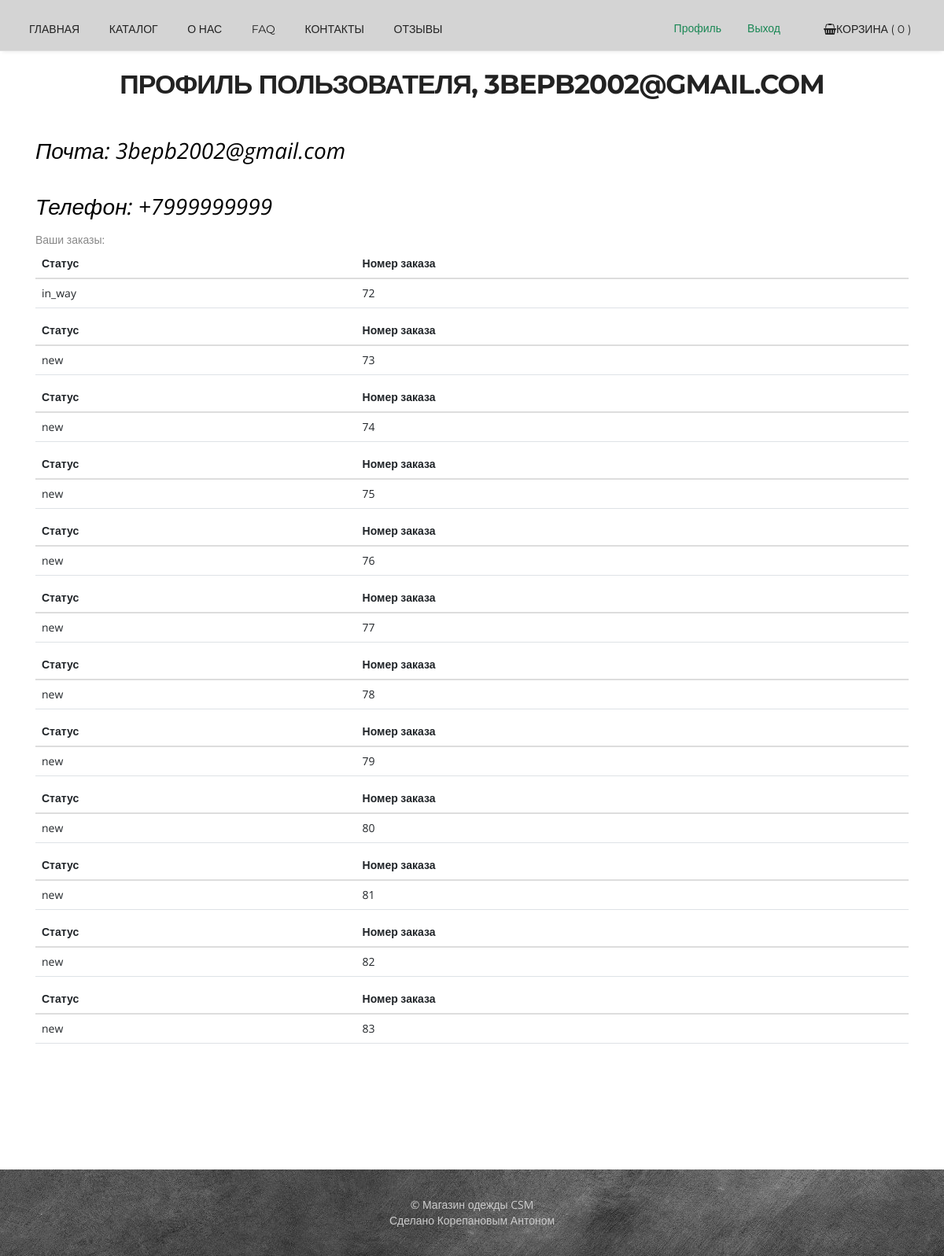
Screenshot of /profile/ (signed in) with the database file from the repository.
### users/models.py (models this page shows)
class CustomUser(AbstractBaseUser, PermissionsMixin):
    email = models.EmailField(unique=True)
    is_staff = models.BooleanField(default=False)
    is_active = models.BooleanField(default=True)
    date_joined = models.DateTimeField(default=timezone.now)
    first_name = models.CharField(max_length=25)
    last_name = models.CharField(max_length=35)
    phone = models.CharField(max_length=11)
    orders = models.ManyToManyField(Order, default=None, null=True, blank=True)
    address = models.CharField(max_length=300, default=None, null=True)
    USERNAME_FIELD = 'email'
    REQUIRED_FIELDS = []
    objects = CustomUserManager()
    def __str__(self):
        return self.email

### orders/models.py (models this page shows, shortened)
class Order(models.Model):
    STATUS_NEW = 'new'
    STATUS_IN_PROGRESS = 'in_progress'
    STATUS_IN_WAY = 'in_way'
    STATUS_READY = 'ready'
    STATUS_CHOICES = (
        (STATUS_NEW, 'Новый заказ'),
        (STATUS_IN_PROGRESS, 'Заказ собирается'),
        (STATUS_IN_WAY, 'Заказ в пути'),
        (STATUS_READY, 'Заказ прибыл'),
    )
    user = models.ForeignKey(User, blank=True, null=True, default=None, on_delete=models.PROTECT)
    total_price = models.DecimalField(max_digits=10, decimal_places=2, default=0)#total price for all products in order
    customer_name = models.CharField(max_length=64, blank=True, null=True, default=None)
    customer_email = models.EmailField(blank=True, null=True, default=None)
    customer_phone = models.CharField(max_length=48, blank=True, null=True, default=None)
    customer_address = models.CharField(max_length=128, blank=True, null=True, default=None)
    comments = models.TextField(blank=True, null=True, default=None)
    status = models.CharField(max_length=100, choices=STATUS_CHOICES, default=STATUS_NEW)
    created = models.DateTimeField(auto_now_add=True, auto_now=False)
    updated = models.DateTimeField(auto_now_add=False, auto_now=True)
    class Meta:
        verbose_name = 'Заказ'
        verbose_name_plural = 'Заказы'

### users/views.py (the view)
# urls.py: path('profile/', user_views.profile, name='profile'),
def profile(request):
    user_all = CustomUser.objects.all()
    customer = CustomUser.objects.get(email=request.user.email)
    order = Order.objects.filter(user=customer)
    context = {
        "user": request.user,
        "users": user_all,
        "order": order
    }
    return render(request, 'users/profile.html', context)

### orders/context_processors.py (called while the page is built)
def getting_basket_info(request):
    session_key = request.session.session_key
    if not session_key:
        request.session.cycle_key()
    products_in_basket = ProductInBasket.objects.filter(session_key=session_key, is_active=True, order__isnull=True)
    product_total_nmb = products_in_basket.count()
    return locals()

### users/templates/users/profile.html (shortened to what this page needs)
{% extends 'mainapp/wrapper.html' %}
{% block content %}
    {% if user.is_authenticated %}
        <h2 style="margin-top: 2%">Профиль пользователя, {{user}}</h2>
        <div class="container" style="padding-bottom: 150px">
            <p class="client-part-haead wow fadeInDown delay-05 animated" style="color: black; visibility: visible; animation-name: fadeInDown;">Почта: {{user.email}}</p>
            <p class="client-part-haead wow fadeInDown delay-05 animated" style="color: black; visibility: visible; animation-name: fadeInDown;">Телефон: {{user.phone}}</p>
            <p>Ваши заказы:</p>
                {% for o in order %}
                    <table class="table text-left col-lg-6">
                        <thead>
                            <tr>
                                <th>Статус</th>
                                <th>Номер заказа</th>
                            </tr>
                        </thead>
                        <tbody>
                            <tr>
                                <td>{{ o.status }}</td>
                                <td>{{ o.id }}</td>
                            </tr>
                        </tbody>
                    </table>
                {% endfor %}
        </div>
    {% else %}
        <h2 style="margin-top: 2%"><a href="{% url 'login' %}">Войдите</a> или <a href="{% url 'regedit' %}">зарегистрируйтесь</a>, чтобы зайти в профиль!</h2>
    {% endif %}
{% endblock content %}

### mainapp/static/css/style.css (style rules this page uses)
body { background:#fff; font-family: 'Open Sans', sans-serif; font-size:14px; font-weight:normal; color:#888888; margin:0; }
h2 { font-size:34px; color:#222222; font-family: 'Montserrat', sans-serif; font-weight:700; letter-spacing: -1px; margin:0 0 15px 0; text-align:center; text-transform:uppercase; }
p { line-height:24px; margin:0; }
.client-part-haead { color:#fdfdfd; font-size:28px; line-height:41px; margin:30px 0 10px; font-family: ''Open Sans',sans-serif'; font-style: italic; }
.table { width: 60%; text-align: left; }

### mainapp/static/css/adaptive.css (style rules this page uses)
@media only screen and (max-width: 1200px) { .table { width:100%; } }

### rows the page displays
CustomUser: email "3BEPB2002@GMAIL.COM", email "3bepb2002@gmail.com", phone "+7999999999"
Order: status "in_way", id "72"
Order: status "new", id "73"
Order: status "new", id "74"
Order: status "new", id "75"
Order: status "new", id "76"
Order: status "new", id "77"
Order: status "new", id "78"
Order: status "new", id "79"
Order: status "new", id "80"
Order: status "new", id "81"
Order: status "new", id "82"
Order: status "new", id "83"
